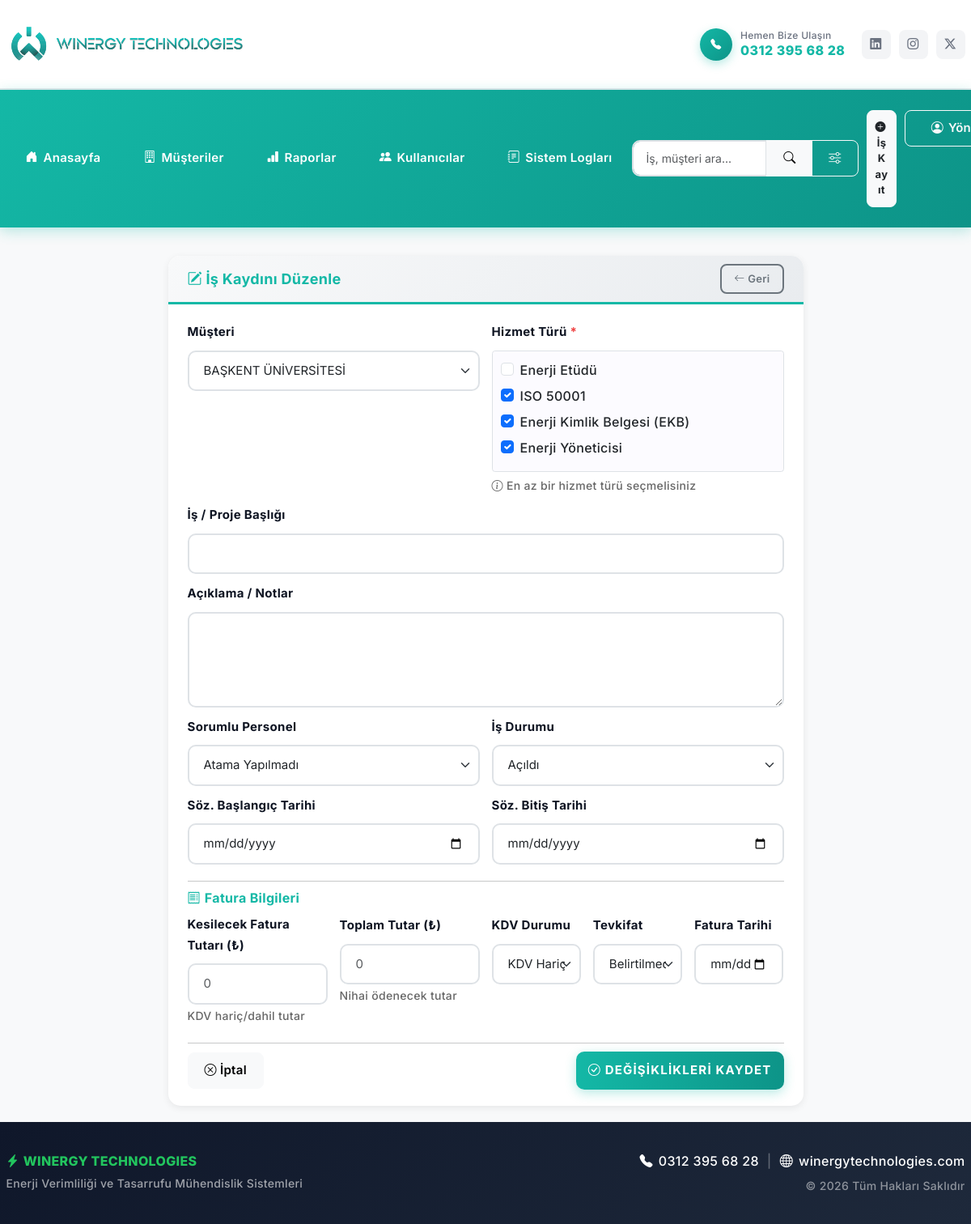
Screenshot of /is-duzenle.php?id=11 (signed in) with the database file from the repository.
### tables this page shows
CREATE TABLE `jobs` (
  `id` int(11) NOT NULL,
  `customer_id` int(11) NOT NULL,
  `service_type` text DEFAULT NULL COMMENT 'JSON array formatında hizmet türleri',
  `title` varchar(255) NOT NULL,
  `description` text DEFAULT NULL,
  `assigned_user_id` int(11) DEFAULT NULL,
  `start_date` date DEFAULT NULL,
  `due_date` date DEFAULT NULL,
  `invoice_amount` decimal(10,2) DEFAULT NULL COMMENT 'Kesilecek Fatura Tutarı',
  `invoice_vat_included` tinyint(1) DEFAULT NULL COMMENT 'KDV Dahil mi? (1: Evet, 0: Hayır)',
  `invoice_date` date DEFAULT NULL COMMENT 'Fatura Tarihi',
  `invoice_total_amount` decimal(10,2) DEFAULT NULL COMMENT 'Toplam Tutar',
  `invoice_withholding` enum('var','yok','belirtilmedi') DEFAULT 'belirtilmedi' COMMENT 'Tevkifat Durumu',
  `status` enum('Açıldı','Çalışılıyor','Beklemede','Tamamlandı','İptal') DEFAULT 'Açıldı',
  `created_by` int(11) DEFAULT NULL,
  `updated_by` int(11) DEFAULT NULL,
  `created_at` timestamp NOT NULL DEFAULT current_timestamp(),
  `updated_at` timestamp NULL DEFAULT NULL ON UPDATE current_timestamp()
);

CREATE TABLE `customers` (
  `id` int(11) NOT NULL,
  `name` varchar(255) NOT NULL,
  `contact_name` varchar(100) DEFAULT NULL,
  `phone` varchar(20) DEFAULT NULL,
  `email` varchar(100) DEFAULT NULL,
  `address` text DEFAULT NULL,
  `created_by` int(11) DEFAULT NULL,
  `updated_by` int(11) DEFAULT NULL,
  `created_at` timestamp NOT NULL DEFAULT current_timestamp(),
  `updated_at` timestamp NULL DEFAULT NULL ON UPDATE current_timestamp()
);

### is-duzenle.php (the view, shortened to what this page needs)
<?php
require_once 'config/db.php';
$id = $_GET['id'] ?? null;
$stmt = $db->prepare("SELECT * FROM jobs WHERE id = ?");
$stmt->execute([$id]);
$job = $stmt->fetch(PDO::FETCH_ASSOC);
$customers = $db->query("SELECT id, name, contact_name FROM customers ORDER BY name")->fetchAll(PDO::FETCH_ASSOC);
include 'includes/header.php';
?>
<div class="row justify-content-center">
    <div class="col-md-8">
        <div class="card shadow-sm">
            <div class="card-header bg-white py-3">
                <div class="d-flex justify-content-between align-items-center">
                    <h5 class="mb-0 fw-bold text-primary">
                        <i class="bi bi-pencil-square"></i> İş Kaydını Düzenle
                    </h5>
                    <a href="is-detay.php?id=<?php echo $id; ?>" class="btn btn-sm btn-outline-secondary">
                        <i class="bi bi-arrow-left"></i> Geri
                    </a>
                </div>
            </div>
            <div class="card-body">
                <form method="POST" id="jobEditForm">
                    <div class="row">
                        <div class="col-md-6 mb-3">
                            <label class="form-label fw-bold">Müşteri</label>
                            <select name="customer_id" class="form-select" required>
                                <?php foreach($customers as $c): ?>
                                    <option value="<?php echo $c['id']; ?>" <?php echo $c['id'] == $job['customer_id'] ? 'selected' : ''; ?>>
                                        <?php echo htmlspecialchars($c['name']); ?>
                                    </option>
                                <?php endforeach; ?>
                            </select>
                        </div>
                        <div class="col-md-6 mb-3">
                            <label class="form-label fw-bold">Hizmet Türü <span class="text-danger">*</span></label>
                            <div class="border rounded p-3 bg-light">
                                <?php
                                $selected_services = [];
                                if (!empty($job['service_type'])) {
                                    $selected_services = json_decode($job['service_type'], true);
                                }
                                $services_data = [
                                    ['id' => 'service_1', 'value' => 'Enerji Etüdü', 'label' => 'Enerji Etüdü'],
                                    ['id' => 'service_2', 'value' => 'ISO 50001', 'label' => 'ISO 50001'],
                                    ['id' => 'service_3', 'value' => 'EKB', 'label' => 'Enerji Kimlik Belgesi (EKB)'],
                                    ['id' => 'service_4', 'value' => 'Enerji Yöneticisi', 'label' => 'Enerji Yöneticisi']
                                ];
                                ?>
                                <?php foreach($services_data as $idx => $service): ?>
                                <div class="form-check mb-2">
                                    <input
                                        class="form-check-input service-type-check"
                                        type="checkbox"
                                        name="service_type[]"
                                        value="<?php echo htmlspecialchars($service['value']); ?>"
                                        id="<?php echo $service['id']; ?>"
                                        <?php echo in_array($service['value'], $selected_services) ? 'checked' : ''; ?>
                                    >
                                    <label class="form-check-label" for="<?php echo $service['id']; ?>">
                                        <?php echo htmlspecialchars($service['label']); ?>
                                    </label>
                                </div>
                                <?php endforeach; ?>
                            </div>
                            <small class="text-muted d-block mt-2">
                                <i class="bi bi-info-circle"></i> En az bir hizmet türü seçmelisiniz
                            </small>
                        </div>
                        <div class="col-12 mb-3">
                            <label class="form-label fw-bold">İş / Proje Başlığı</label>
                            <input type="text" name="title" class="form-control" value="<?php echo htmlspecialchars($job['title']); ?>">
                        </div>
                        <div class="col-12 mb-3">
                            <label class="form-label fw-bold">Açıklama / Notlar</label>
                            <textarea name="description" class="form-control" rows="4"><?php echo htmlspecialchars($job['description']); ?></textarea>
                        </div>
                        <div class="col-md-6 mb-3">
                            <label class="form-label fw-bold">Sorumlu Personel</label>
                            <select name="assigned_user_id" class="form-select">
                                <option value="">Atama Yapılmadı</option>
                            </select>
                        </div>
                        <div class="col-md-6 mb-3">
                            <label class="form-label fw-bold">İş Durumu</label>
                            <select name="status" class="form-select" required>
                                <?php
                                $statuses = ['Açıldı', 'Çalışılıyor', 'Beklemede', 'Tamamlandı', 'İptal'];
                                foreach($statuses as $s): ?>
                                    <option value="<?php echo $s; ?>" <?php echo trim($job['status']) == $s ? 'selected' : ''; ?>>
                                        <?php echo $s; ?>
                                    </option>
                                <?php endforeach; ?>
                            </select>
                        </div>
                        <div class="col-md-6 mb-3">
                            <label class="form-label fw-bold">Söz. Başlangıç Tarihi</label>
                            <input type="date" name="start_date" class="form-control" value="<?php echo $job['start_date']; ?>">
                        </div>
                        <div class="col-md-6 mb-3">
                            <label class="form-label fw-bold">Söz. Bitiş Tarihi</label>
                            <input type="date" name="due_date" class="form-control" value="<?php echo $job['due_date']; ?>">
                        </div>
                    </div>
                    <hr>
                    <h6 class="fw-bold text-primary mb-3"><i class="bi bi-receipt me-2"></i>Fatura Bilgileri</h6>
                    <div class="row">
                        <div class="col-md-3 mb-3">
                            <label class="form-label fw-bold">Kesilecek Fatura Tutarı (₺)</label>
                            <input type="number" name="invoice_amount" class="form-control" step="0.01" min="0" placeholder="0" value="<?php echo $job['invoice_amount'] ?? ''; ?>">
                            <small class="text-muted">KDV hariç/dahil tutar</small>
                        </div>
                        <div class="col-md-3 mb-3">
                            <label class="form-label fw-bold">Toplam Tutar (₺)</label>
                            <input type="number" name="invoice_total_amount" class="form-control" step="0.01" min="0" placeholder="0" value="<?php echo $job['invoice_total_amount'] ?? ''; ?>">
                            <small class="text-muted">Nihai ödenecek tutar</small>
                        </div>
                        <div class="col-md-2 mb-3">
                            <label class="form-label fw-bold">KDV Durumu</label>
                            <select name="invoice_vat_included" class="form-select">
                                <option value="0" <?php echo (isset($job['invoice_vat_included']) && $job['invoice_vat_included'] == 0) ? 'selected' : ''; ?>>KDV Hariç</option>
                            </select>
                        </div>
                        <div class="col-md-2 mb-3">
                            <label class="form-label fw-bold">Tevkifat</label>
                            <select name="invoice_withholding" class="form-select">
                                <option value="belirtilmedi" <?php echo (($job['invoice_withholding'] ?? 'belirtilmedi') == 'belirtilmedi') ? 'selected' : ''; ?>>Belirtilmedi</option>
                            </select>
                        </div>
                        <div class="col-md-2 mb-3">
                            <label class="form-label fw-bold">Fatura Tarihi</label>
                            <input type="date" name="invoice_date" class="form-control" value="<?php echo $job['invoice_date'] ?? ''; ?>">
                        </div>
                    </div>
                    <hr>
                    <div class="d-flex justify-content-between align-items-center">
                        <a href="is-detay.php?id=<?php echo $id; ?>" class="btn btn-light">
                            <i class="bi bi-x-circle"></i> İptal
                        </a>
                        <button type="submit" class="btn btn-winergy px-4">
                            <i class="bi bi-check-circle"></i> Değişiklikleri Kaydet
                        </button>
                    </div>
                </form>
            </div>
        </div>
    </div>
</div>
<?php include 'includes/footer.php'; ?>

### assets/style.css (style rules this page uses)
:root { --dt-pri-color: #14b8a6; --dt-priTwo-color: #0d9488; --dt-sec-color: #0e1422; --dt-pri-rgb: 20, 184, 166; --dt-priTwo-rgb: 13, 148, 136; --dt-sec-rgb: 14, 20, 34; --dt-whi-color: #ffffff; --dt-gray-color: #f2f2f2; --dt-gray2-color: #fcfbff; --dt-gray3-color: #f9f6ff; --dt-base-color: #666666; --winergy-success: #22c55e; --winergy-warning: #f59e0b; --winergy-danger: #ef4444; --winergy-info: #0ea5e9; --dt-priGrd-color: linear-gradient(to right, var(--dt-pri-color), var(--dt-priTwo-color)); --dt-priGrdRev-color: linear-gradient(to right, var(--dt-priTwo-color), var(--dt-pri-color)); --dt-base-font: "Inter", "Segoe UI", -apple-system, BlinkMacSystemFont, sans-serif; --dt-title-font: "Inter", "Segoe UI", sans-serif; --dt-transition: all 0.3s cubic-bezier(0.645, 0.045, 0.355, 1); }
html { font-size: 62.5%; overflow-x: hidden; scroll-behavior: smooth; box-sizing: border-box; -webkit-box-sizing: border-box; height: 100%; }
*, *::after, *::before { box-sizing: inherit; -webkit-box-sizing: inherit; -webkit-font-smoothing: antialiased; -moz-osx-font-smoothing: grayscale; word-break: break-word; word-wrap: break-word; }
body { margin: 0; font-size: 1.6rem; font-weight: 500; line-height: 1.7; overflow-x: hidden; font-family: var(--dt-base-font); color: var(--dt-base-color); letter-spacing: 0.02em; background-color: #f8f9fa; -webkit-text-size-adjust: 100%; -webkit-tap-highlight-color: transparent; height: 100%; display: flex; flex-direction: column; }
body:not(.admin-bar) { position: relative; }
.btn { font-weight: 600; border-radius: 0.8rem; padding: 1rem 2rem; font-size: 1.5rem; transition: var(--dt-transition); }
.btn-sm { padding: 0.7rem 1.5rem; font-size: 1.3rem; }
.btn-outline-secondary { border: 2px solid #6c757d; font-weight: 600; }
.btn-winergy { background: var(--dt-priGrd-color); color: var(--dt-whi-color) !important; font-weight: 700; border-radius: 1rem; padding: 1.2rem 2.8rem; border: none; transition: var(--dt-transition); box-shadow: 0 0.4rem 1.4rem rgba(var(--dt-pri-rgb), 0.3); text-transform: uppercase; font-size: 1.5rem; letter-spacing: 0.08em; }
.card { border: none; border-radius: 1.5rem; box-shadow: 0 0.4rem 2.4rem rgba(0, 0, 0, 0.08); transition: var(--dt-transition); background: var(--dt-whi-color); overflow: hidden; }
.card-header { background: linear-gradient(135deg, #f8f9fa 0%, #e9ecef 100%); border-bottom: 0.3rem solid var(--dt-pri-color); font-weight: 700; color: var(--dt-sec-color); border-radius: 1.2rem 1.2rem 0 0 !important; padding: 1.8rem 2.4rem; font-size: 1.8rem; }
.card-body { padding: 2rem 2.4rem; }
.form-control, .form-select { border: 0.2rem solid #dee2e6; border-radius: 1rem; padding: 1.2rem 1.8rem; transition: var(--dt-transition); font-size: 1.5rem; }
.form-label { font-weight: 600; color: var(--dt-sec-color); margin-bottom: 1rem; font-size: 1.5rem; }
.text-primary { color: var(--dt-pri-color) !important; }
.text-danger { color: var(--winergy-danger) !important; }
.bg-light { background-color: var(--dt-gray2-color) !important; }
.text-muted { color: var(--dt-base-color) !important; }
.fw-bold { font-weight: 700 !important; }
h1, h2, h3, h4, h5, h6 { font-family: var(--dt-title-font); color: var(--dt-sec-color); font-weight: 700; line-height: 1.3; margin-bottom: 1.5rem; }
h5 { font-size: 1.8rem; }
h6 { font-size: 1.6rem; }
a { color: var(--dt-pri-color); text-decoration: none; transition: var(--dt-transition); }
.shadow-sm { box-shadow: 0 0.25rem 1rem rgba(0, 0, 0, 0.075) !important; }
@media (max-width: 75em) { html { font-size: 62.5%; } }

### rows the page displays
jobs: customer_id "BAŞKENT ÜNİVERSİTESİ", service_type "☑", status "Açıldı", invoice_vat_included "KDV Hariç", invoice_withholding "Belirtilmedi"

### other values shown
$service['label'] "Enerji Etüdü"
$service['label'] "ISO 50001"
$service['label'] "Enerji Kimlik Belgesi (EKB)"
$service['label'] "Enerji Yöneticisi"
